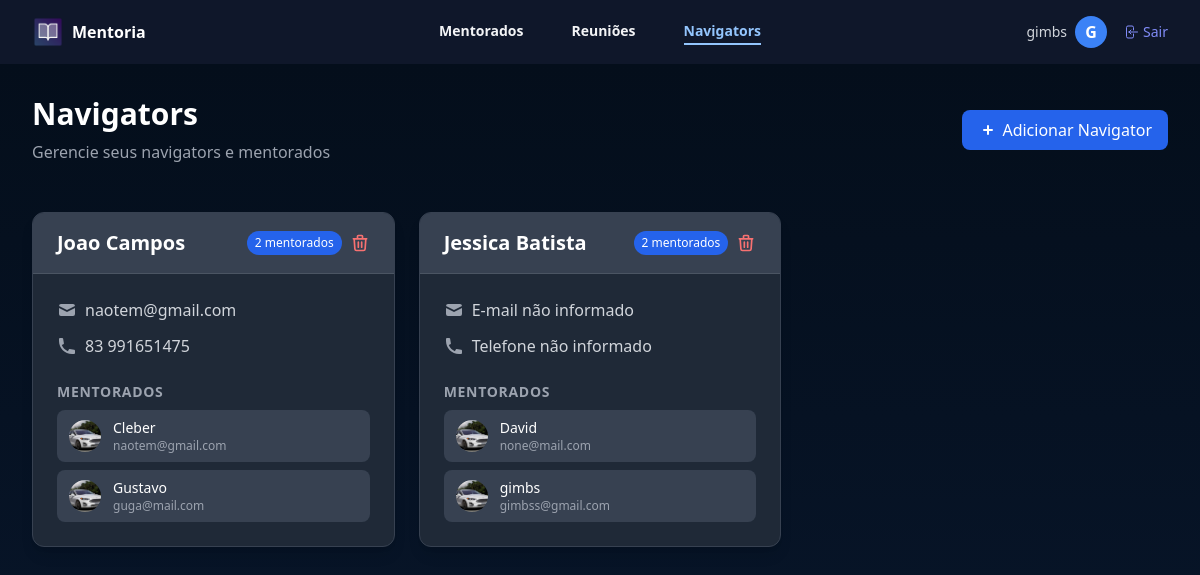
/mentorados/navigators/ (signed in), run on the app's committed database.
### mentorados/models.py (models this page shows, shortened)
class Navigators(models.Model):
    nome = models.CharField(max_length=255)
    email = models.EmailField(max_length=255, null=True, blank=True)
    telefone = models.CharField(max_length=255, null=True, blank=True)
    user = models.ForeignKey(User, on_delete=models.CASCADE)
    def __str__(self):
        return self.nome

class Mentorados(models.Model):
    estagios = [
        ('E1', '10k-50k'),
        ('E2', '50k-100k'),
        ('E3', '100k-200k'),
        ('E4', '200k-500k'),
        ('E5', '500k-1M'),
    ]
    nome = models.CharField(max_length=255)
    email = models.EmailField(max_length=255)
    telefone = models.CharField(max_length=255, null=True, blank=True)
    estagio = models.CharField(max_length=3, choices=estagios)
    foto = models.ImageField(upload_to='fotos', null=True, blank=True)
    navigator = models.ForeignKey(Navigators, null=True, blank=True, on_delete=models.CASCADE)
    user = models.ForeignKey(User, on_delete=models.CASCADE)
    criado_em = models.DateTimeField(auto_now_add=True)
    token = models.CharField(max_length=16)
    def __str__(self):
        return self.nome

### mentorados/views.py (the view)
# urls.py: path('navigators/', views.navigators, name='navigators'),
@login_required
def navigators(request):
    navigators = Navigators.objects.filter(user=request.user)
    navigators_data = []
    for navigator in navigators:
        mentorados = Mentorados.objects.filter(navigator=navigator)
        navigators_data.append({
            'navigator': navigator,
            'mentorados': mentorados
        })
    print(navigators_data)
    return render(request, 'navigators.html', {'navigators_data': navigators_data})

### mentorados/templates/navigators.html (shortened to what this page needs)
{% extends 'base.html' %}
{% load static %}
{% block 'body' %}
<header class="bg-slate-900 shadow-sm">
    <nav class="flex items-center justify-between p-4 lg:px-8" aria-label="Global">
      <div class="flex lg:flex-1">
        <a href="{% url 'home' %}" class="-m-1.5 p-1.5 flex items-center">
          <img class="h-8 w-auto mr-2" src="{% static 'logo.png' %}" alt="">
          <span class="text-white font-bold">Mentoria</span>
        </a>
      </div>
      <div class="hidden lg:flex lg:gap-x-12">
        <a href="{% url 'mentorados'%}" class="text-sm/6 font-semibold text-gray-100 hover:text-blue-300 transition-colors">Mentorados</a>
        <a href="{% url 'reunioes'%}" class="text-sm/6 font-semibold text-gray-100 hover:text-blue-300 transition-colors">Reuniões</a>
        <a href="{% url 'navigators'%}" class="text-sm/6 font-semibold text-blue-300 border-b-2 border-blue-300">Navigators</a>
      </div>
      {% if request.user.is_authenticated %}
      <div class="hidden lg:flex lg:flex-1 lg:justify-end">
        <div class="flex items-center">
          <span class="text-sm text-gray-300 mr-2">{{ request.user.username }}</span>
          <div class="w-8 h-8 rounded-full bg-blue-500 flex items-center justify-center text-white font-bold">
            {{ request.user.username|first|upper }}
          </div>
          <a href="{% url 'logout' %}" class="text-sm text-indigo-400 hover:text-indigo-300 flex items-center gap-1 ml-4">
            <svg class="size-4" fill="none" viewBox="0 0 24 24" stroke-width="1.5" stroke="currentColor">
              <path stroke-linecap="round" stroke-linejoin="round" d="M15.75 9V5.25A2.25 2.25 0 0013.5 3h-6a2.25 2.25 0 00-2.25 2.25v13.5A2.25 2.25 0 007.5 21h6a2.25 2.25 0 002.25-2.25V15M12 9l-3 3m0 0l3 3m-3-3h12.75" />
            </svg>
            Sair
          </a>
        </div>
      </div>
      {% endif %}
    </nav>
  </header>
<div class="bg-gradient-to-b from-[#040e1b] to-[#0a1a33] min-h-screen">
    <div class="max-w-7xl mx-auto py-8 px-4 sm:px-6 lg:px-8">
        <div class="flex justify-between items-center mb-12">
            <div>
                <h1 class="text-3xl font-bold text-white">Navigators</h1>
                <p class="text-gray-400 mt-2">Gerencie seus navigators e mentorados</p>
            </div>
            <a href="{% url 'cadastro_navigators' %}" class="bg-blue-600 hover:bg-blue-700 text-white px-4 py-2 rounded-lg flex items-center transition-colors">
                <svg xmlns="http://www.w3.org/2000/svg" class="h-5 w-5 mr-1" viewBox="0 0 20 20" fill="currentColor">
                    <path fill-rule="evenodd" d="M10 5a1 1 0 011 1v3h3a1 1 0 110 2h-3v3a1 1 0 11-2 0v-3H6a1 1 0 110-2h3V6a1 1 0 011-1z" clip-rule="evenodd" />
                </svg>
                Adicionar Navigator
            </a>
        </div>
        {% if navigators_data %}
        <div class="grid grid-cols-1 md:grid-cols-2 lg:grid-cols-3 gap-6">
            {% for navigator in navigators_data %}
            <div class="bg-gray-800 rounded-xl shadow-lg overflow-hidden hover:shadow-xl transition-all duration-300 border border-gray-700">
                <div class="bg-gray-700 px-6 py-4 border-b border-gray-600">
                    <div class="flex items-center justify-between">
                        <h3 class="text-xl font-bold text-white">{{ navigator.navigator.nome }}</h3>
                        <div class="flex items-center gap-2">
                            <span class="bg-blue-600 text-white text-xs px-2 py-1 rounded-full">
                                {{ navigator.mentorados.count }} mentorado{{ navigator.mentorados.count|pluralize }}
                            </span>
                            <a href="{% url 'excluir_navigator' navigator.navigator.id %}"
                               onclick="return confirmarExclusaoNavigator(this, '{{ navigator.navigator.nome }}', {{ navigator.mentorados.count }})"
                               class="text-red-400 hover:text-red-300"
                               title="Excluir navigator">
                                <svg xmlns="http://www.w3.org/2000/svg" class="h-5 w-5" fill="none" viewBox="0 0 24 24" stroke="currentColor">
                                    <path stroke-linecap="round" stroke-linejoin="round" stroke-width="2" d="M19 7l-.867 12.142A2 2 0 0116.138 21H7.862a2 2 0 01-1.995-1.858L5 7m5 4v6m4-6v6m1-10V4a1 1 0 00-1-1h-4a1 1 0 00-1 1v3M4 7h16" />
                                </svg>
                            </a>
                        </div>
                    </div>
                </div>
                <div class="p-6">
                    <div class="space-y-3">
                        <div class="flex items-start">
                            <svg xmlns="http://www.w3.org/2000/svg" class="h-5 w-5 text-gray-400 mt-0.5 mr-2" viewBox="0 0 20 20" fill="currentColor">
                                <path d="M2.003 5.884L10 9.882l7.997-3.998A2 2 0 0016 4H4a2 2 0 00-1.997 1.884z" />
                                <path d="M18 8.118l-8 4-8-4V14a2 2 0 002 2h12a2 2 0 002-2V8.118z" />
                            </svg>
                            <p class="text-gray-300">{{ navigator.navigator.email|default:"E-mail não informado" }}</p>
                        </div>
                        <div class="flex items-start">
                            <p class="text-gray-300">
                                {% if navigator.navigator.telefone %}
                                    {{ navigator.navigator.telefone|slice:":2" }} {{ navigator.navigator.telefone|slice:"2:" }}
                                {% else %}
                                    Telefone não informado
                                {% endif %}
                            </p>
                        </div>
                    </div>
                    <div class="mt-6">
                        <h4 class="text-sm font-semibold text-gray-400 uppercase tracking-wider mb-2">Mentorados</h4>
                        {% if navigator.mentorados %}
                        <ul class="space-y-2">
                            {% for mentorado in navigator.mentorados %}
                            <li class="flex items-center bg-gray-700 rounded-lg px-3 py-2 hover:bg-gray-600 transition-colors">
                                <div class="flex-shrink-0 mr-3">
                                    {% if mentorado.foto %}
                                    <img class="h-8 w-8 rounded-full object-cover" src="{{ mentorado.foto.url }}" alt="{{ mentorado.nome }}">
                                    {% else %}
                                    <div class="h-8 w-8 rounded-full bg-blue-500 flex items-center justify-center text-white font-bold">
                                        {{ mentorado.nome|first|upper }}
                                    </div>
                                    {% endif %}
                                </div>
                                <div>
                                    <p class="text-sm font-medium text-white">{{ mentorado.nome }}</p>
                                    <p class="text-xs text-gray-400">{{ mentorado.email }}</p>
                                </div>
                            </li>
                            {% endfor %}
                        </ul>
                        {% else %}
                        <div class="text-center py-4">
                            <p class="text-gray-400 italic">Nenhum mentorado associado</p>
                            <a href="{% url 'mentorados' %}" class="text-blue-400 text-sm hover:underline mt-2 inline-block">Adicionar mentorado</a>
                        </div>
                        {% endif %}
                    </div>
                </div>
            </div>
            {% endfor %}
        </div>
        {% endif %}
    </div>
</div>
{% endblock 'body' %}

### templates/base.html (shortened to what this page needs)
<!DOCTYPE html>
<html lang="pt-br">
<head>
   <script src="https://cdn.tailwindcss.com"></script>
</head>
<body class="bg-gray-900 text-white">
   {% block 'body' %}{% endblock %}
</body>
</html>

### data on the page
Navigators: navigator.nome "Joao Campos", mentorados.count "2", navigator.email "naotem@gmail.com", navigator.telefone "83", navigator.telefone "991651475"
Mentorados: foto (picture), nome "Cleber", email "naotem@gmail.com"
Mentorados: foto (picture), nome "Gustavo", email "guga@mail.com"
Navigators: navigator.nome "Jessica Batista", mentorados.count "2", navigator.email "E-mail não informado", shows "Telefone não informado"
Mentorados: foto (picture), nome "David", email "none@mail.com"
Mentorados: foto (picture), nome "gimbs", email "gimbss@gmail.com"

### other printed values
{{ request.user.username }} "gimbs"
{{ request.user.username|first|upper }} "G"
